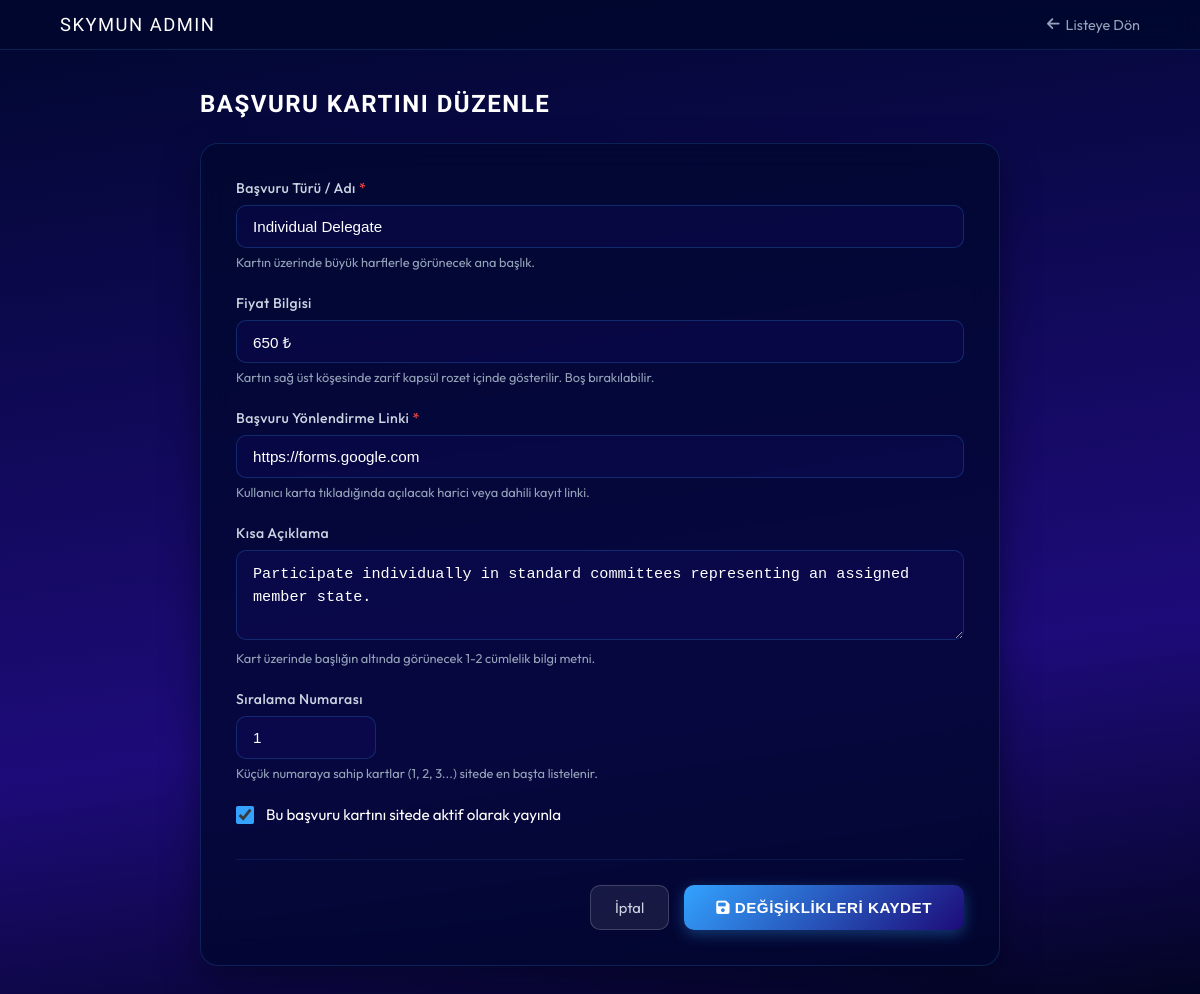
The app's page /admin/application-edit.php?id=1 (signed in), older data.
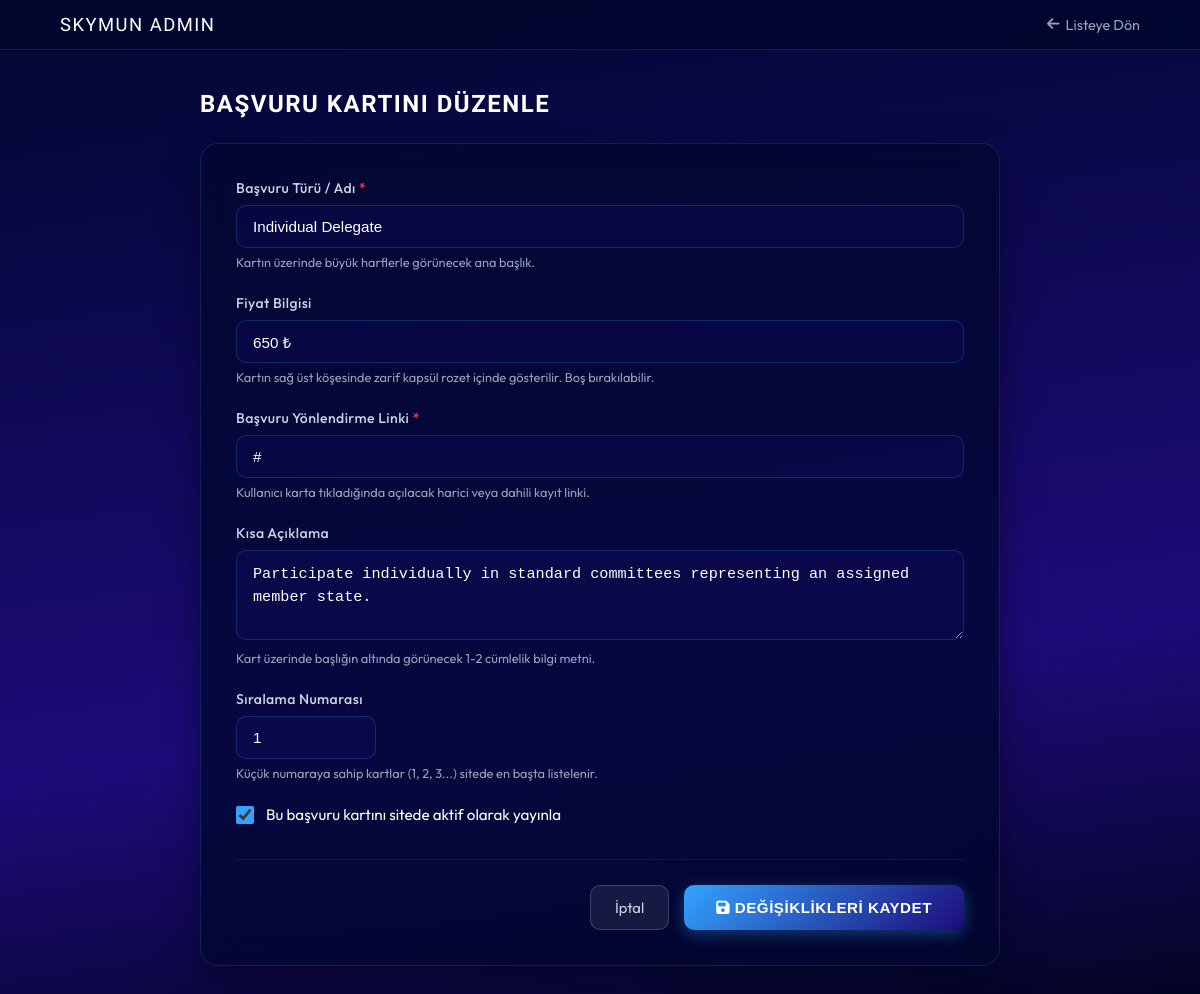
The same page, newer data.
### tables this page shows
CREATE TABLE IF NOT EXISTS `applications` (
  `id` INT(11) NOT NULL AUTO_INCREMENT,
  `title` VARCHAR(150) NOT NULL,
  `price` VARCHAR(100) DEFAULT NULL,
  `apply_url` VARCHAR(500) NOT NULL,
  `description` TEXT DEFAULT NULL,
  `status` TINYINT(1) DEFAULT 1,
  `sort_order` INT(11) DEFAULT 0,
  `created_at` TIMESTAMP NOT NULL DEFAULT CURRENT_TIMESTAMP,
  PRIMARY KEY (`id`)
);

### config.php (called while the page is built, shortened)
<?php
$pdo = null;
try {
    $dsn = "mysql:host=" . DB_HOST . ";port=" . DB_PORT . ";dbname=" . DB_NAME . ";charset=" . DB_CHARSET;
    $options = [
        PDO::ATTR_ERRMODE            => PDO::ERRMODE_EXCEPTION,
        PDO::ATTR_DEFAULT_FETCH_MODE => PDO::FETCH_ASSOC,
        PDO::ATTR_EMULATE_PREPARES   => false,
    ];
    $pdo = new PDO($dsn, DB_USER, DB_PASS, $options);
} catch (PDOException $e) {
    $db_error = $e->getMessage();
    try {
        $dsnFallback = "mysql:host=" . DB_HOST . ";port=" . DB_PORT . ";charset=" . DB_CHARSET;
        $pdo = new PDO($dsnFallback, DB_USER, DB_PASS, [
            PDO::ATTR_ERRMODE            => PDO::ERRMODE_EXCEPTION,
            PDO::ATTR_DEFAULT_FETCH_MODE => PDO::FETCH_ASSOC,
            PDO::ATTR_EMULATE_PREPARES   => false,
        ]);
        $pdo->exec("CREATE DATABASE IF NOT EXISTS `" . DB_NAME . "` CHARACTER SET utf8mb4 COLLATE utf8mb4_unicode_ci");
        $pdo->exec("USE `" . DB_NAME . "`");
        $db_error = '';
    } catch (PDOException $eFallback) {
        $db_error = $eFallback->getMessage();
        $pdo = null;
    }
}
function init_skymun_tables() {
    global $pdo, $last_sql_error;
    if ($pdo) {
        try {
            $sql = "CREATE TABLE IF NOT EXISTS `committees` (
                `id` INT AUTO_INCREMENT PRIMARY KEY,
                `title` VARCHAR(255) NOT NULL,
                `short_name` VARCHAR(50) NULL,
                `agenda` TEXT NULL,
                `description` LONGTEXT NULL,
                `cover_image` VARCHAR(255) NULL,
                `study_guide` VARCHAR(255) NULL,
                `member1_name` VARCHAR(150) NULL,
                `member1_title` VARCHAR(150) NULL,
                `member1_image` VARCHAR(255) NULL,
                `member2_name` VARCHAR(150) NULL,
                `member2_title` VARCHAR(150) NULL,
                `member2_image` VARCHAR(255) NULL,
                `member3_name` VARCHAR(150) NULL,
                `member3_title` VARCHAR(150) NULL,
                `member3_image` VARCHAR(255) NULL,
                `status` TINYINT(1) DEFAULT 1,
                `sort_order` INT DEFAULT 0,
                `created_at` TIMESTAMP DEFAULT CURRENT_TIMESTAMP
            ) ENGINE=InnoDB DEFAULT CHARSET=utf8mb4 COLLATE=utf8mb4_unicode_ci;";
            $pdo->exec($sql);
            $sqlExecutives = "CREATE TABLE IF NOT EXISTS `executives` (
                `id` INT AUTO_INCREMENT PRIMARY KEY,
                `name` VARCHAR(150) NOT NULL,
                `title` VARCHAR(150) NOT NULL,
                `image` VARCHAR(255) NULL,
                `status` TINYINT(1) DEFAULT 1,
                `sort_order` INT DEFAULT 0,
                `created_at` TIMESTAMP DEFAULT CURRENT_TIMESTAMP
            ) ENGINE=InnoDB DEFAULT CHARSET=utf8mb4 COLLATE=utf8mb4_unicode_ci;";
            $pdo->exec($sqlExecutives);
            $sqlApplications = "CREATE TABLE IF NOT EXISTS `applications` (
                `id` INT AUTO_INCREMENT PRIMARY KEY,
                `title` VARCHAR(150) NOT NULL,
                `price` VARCHAR(100) NULL,
                `apply_url` VARCHAR(500) NOT NULL,
                `description` TEXT NULL,
                `status` TINYINT(1) DEFAULT 1,
                `sort_order` INT DEFAULT 0,
                `created_at` TIMESTAMP DEFAULT CURRENT_TIMESTAMP
            ) ENGINE=InnoDB DEFAULT CHARSET=utf8mb4 COLLATE=utf8mb4_unicode_ci;";
            $pdo->exec($sqlApplications);
            $sqlContactSettings = "CREATE TABLE IF NOT EXISTS `contact_settings` (
                `id` INT AUTO_INCREMENT PRIMARY KEY,
                `channel_key` VARCHAR(50) UNIQUE NOT NULL,
                `channel_title` VARCHAR(100) NOT NULL,
                `channel_value` VARCHAR(255) NULL,
                `status` TINYINT(1) DEFAULT 1,
                `created_at` TIMESTAMP DEFAULT CURRENT_TIMESTAMP
            ) ENGINE=InnoDB DEFAULT CHARSET=utf8mb4 COLLATE=utf8mb4_unicode_ci;";
            $pdo->exec($sqlContactSettings);
            $pdo->exec("INSERT INTO `contact_settings` (`channel_key`, `channel_title`, `channel_value`, `status`) VALUES
                ('instagram', 'Instagram', '#', 1),
                ('mail', 'E-Mail', 'info@example.com', 1),
                ('phone', 'Phone Support', 'Direct Contacts', 0),
                ('tiktok', 'TikTok', '#', 1)
                ON DUPLICATE KEY UPDATE `channel_title`=VALUES(`channel_title`);");
            $sqlContactPhones = "CREATE TABLE IF NOT EXISTS `contact_phones` (
                `id` INT AUTO_INCREMENT PRIMARY KEY,
                `name` VARCHAR(150) NOT NULL,
                `title` VARCHAR(150) NOT NULL,
                `phone_number` VARCHAR(50) NOT NULL,
                `status` TINYINT(1) DEFAULT 1,
                `sort_order` INT DEFAULT 0,
                `created_at` TIMESTAMP DEFAULT CURRENT_TIMESTAMP
            ) ENGINE=InnoDB DEFAULT CHARSET=utf8mb4 COLLATE=utf8mb4_unicode_ci;";
            $pdo->exec($sqlContactPhones);
            $countCom = $pdo->query("SELECT COUNT(*) FROM `committees`")->fetchColumn();
            $countExec = $pdo->query("SELECT COUNT(*) FROM `executives`")->fetchColumn();
            $countApp = $pdo->query("SELECT COUNT(*) FROM `applications`")->fetchColumn();
        } catch (PDOException $e) {
            $last_sql_error = "Tablo oluşturma hatası: " . $e->getMessage();
            error_log($last_sql_error);
        }
    }
}
function get_application_by_id($id) {
    global $pdo;
    $id = (int)$id;
    init_skymun_tables();
    try {
        $stmt = $pdo->prepare("SELECT * FROM `applications` WHERE `id` = ? LIMIT 1");
        $stmt->execute([$id]);
        $row = $stmt->fetch();
        return $row ?: null;
    } catch (PDOException $e) {
        error_log("SQL get_application_by_id Hatası: " . $e->getMessage());
        return null;
    }
}

### admin/application-edit.php (the view, shortened to what the changed rows need)
<?php
require_once __DIR__ . '/../config.php';
$id = isset($_GET['id']) ? (int)$_GET['id'] : 0;
$application = null;
if ($id > 0) {
    $application = get_application_by_id($id);
}
?>
<!DOCTYPE html>
<html lang="tr">
<head>
    <link rel="stylesheet" href="https://cdnjs.cloudflare.com/ajax/libs/font-awesome/6.5.1/css/all.min.css" />
</head>
<body>
<div class="container">
    <div class="page-header">
        <h1 class="page-title"><?= $id > 0 ? 'BAŞVURU KARTINI DÜZENLE' : 'YENİ BAŞVURU KARTI EKLE' ?></h1>
    </div>
    <form method="POST" action="" class="form-card">
        <div class="form-group">
            <label class="form-label">Başvuru Türü / Adı <span style="color:#ef4444;">*</span></label>
            <input type="text" name="title" class="form-control"
                   value="<?= htmlspecialchars($application['title'] ?? '') ?>"
                   placeholder="Örn: Individual Delegate veya Delegation Application" required>
            <div class="form-hint">Kartın üzerinde büyük harflerle görünecek ana başlık.</div>
        </div>
        <div class="form-group">
            <label class="form-label">Fiyat Bilgisi</label>
            <input type="text" name="price" class="form-control"
                   value="<?= htmlspecialchars($application['price'] ?? '') ?>"
                   placeholder="Örn: 650 ₺ veya 600 ₺ / delege veya Ücretsiz">
            <div class="form-hint">Kartın sağ üst köşesinde zarif kapsül rozet içinde gösterilir. Boş bırakılabilir.</div>
        </div>
        <div class="form-group">
            <label class="form-label">Başvuru Yönlendirme Linki <span style="color:#ef4444;">*</span></label>
            <input type="url" name="apply_url" class="form-control"
                   value="<?= htmlspecialchars($application['apply_url'] ?? '') ?>"
                   placeholder="Örn: https://forms.gle/xyz veya https://biletino.com/..." required>
            <div class="form-hint">Kullanıcı karta tıkladığında açılacak harici veya dahili kayıt linki.</div>
        </div>
        <div class="form-group">
            <label class="form-label">Kısa Açıklama</label>
            <textarea name="description" class="form-control"
                      placeholder="Örn: Bireysel olarak komitelerde temsilci olmak isteyen lise ve üniversite delegeleri içindir."><?= htmlspecialchars($application['description'] ?? '') ?></textarea>
            <div class="form-hint">Kart üzerinde başlığın altında görünecek 1-2 cümlelik bilgi metni.</div>
        </div>
        <div class="form-group">
            <label class="form-label">Sıralama Numarası</label>
            <input type="number" name="sort_order" class="form-control"
                   value="<?= (int)($application['sort_order'] ?? 0) ?>"
                   style="max-width: 140px;">
            <div class="form-hint">Küçük numaraya sahip kartlar (1, 2, 3...) sitede en başta listelenir.</div>
        </div>
        <div class="form-group">
            <label class="checkbox-wrap">
                <input type="checkbox" name="status" value="1" <?= (!isset($application['status']) || $application['status'] == 1) ? 'checked' : '' ?>>
                <span style="font-size: 0.95rem; color: #ffffff;">Bu başvuru kartını sitede aktif olarak yayınla</span>
            </label>
        </div>
    </form>
</div>
</body>
</html>

Row changes from the older to the newer data that the page shows:
changed applications "Individual Delegate": apply_url "https://forms.google.com" → "#"
